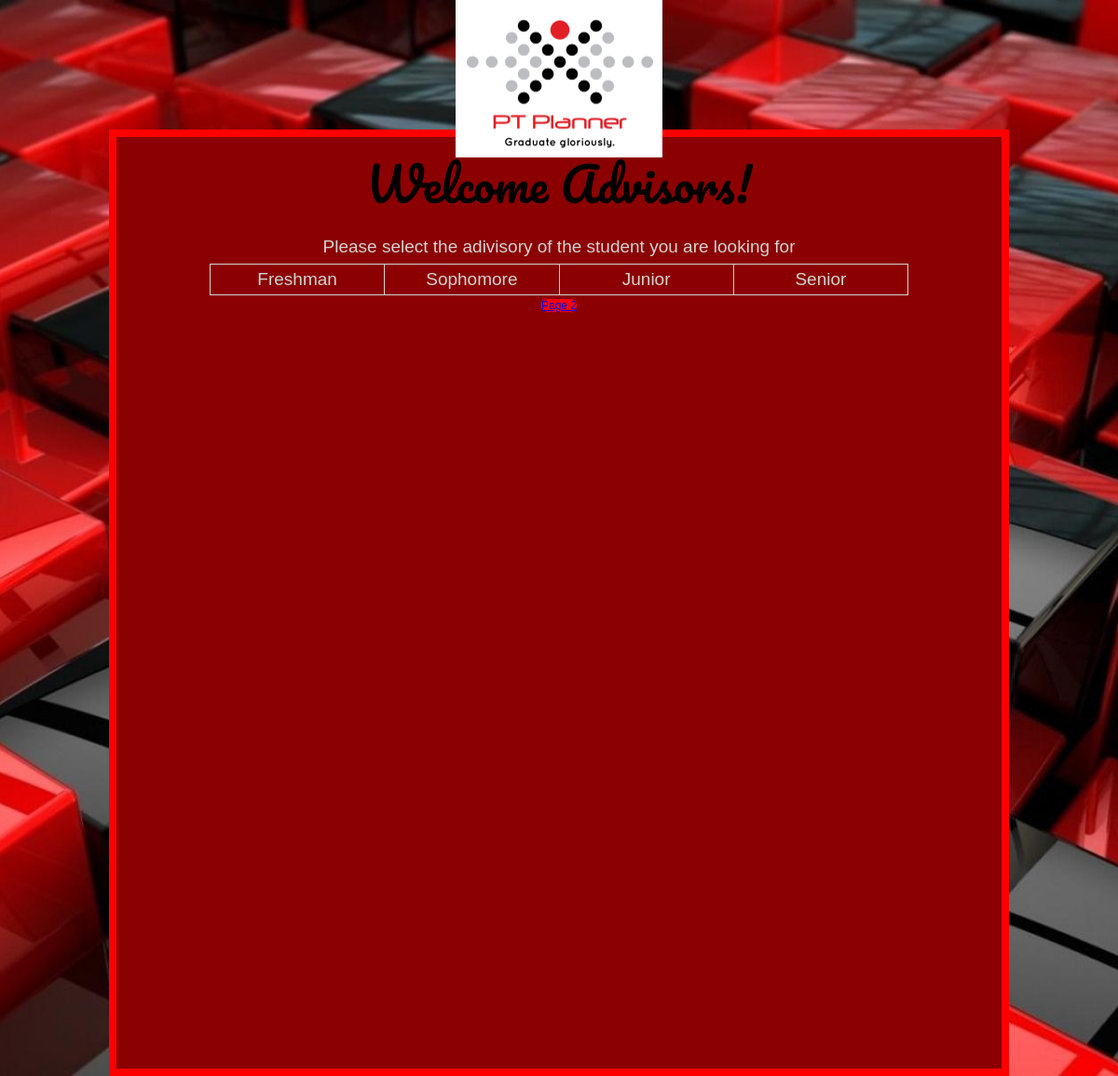
Page /page1.php on the committed database.
### tables this page shows
CREATE TABLE IF NOT EXISTS `grade_level` (
  `gradeID` int(2) NOT NULL,
  `Name` varchar(9) NOT NULL
);

### model_pages/grade_db.php (called while the page is built, shortened)
<?php
class grade_db{
public static function getGrade($gID)
{
    $db=Database::getDB();
    $query="SELECT Name FROM grade_level WHERE gradeID=$gID";
    $result=$db->query($query);
    $row=$result->fetch();
    return $row['Name'];
}
}

### page1.php (the view, shortened to what this page needs)
<?php
require('/model_pages/grade_db.php');
?>
<html >
<head>
    <link rel="stylesheet" type="text/css" href="page1.css">
</head>
<body >
<center><img src= "logo.png" alt="some_text" style="width: 222px; height: 169px  "></center>
<center><div id="logo" >
        <div class="heady"><p>Welcome Advisors!</p></div>
        <div class="sent">Please select the adivisory of the student you are looking for</div>
        <table style="width:750px">
            <tr>
                <td><?php echo grade_db::getGrade(9); ?></td>
                <td><?php echo grade_db::getGrade(10);?></td>
                <td><?php echo grade_db::getGrade(11);?></td>
                <td><?php echo grade_db::getGrade(12);?> </td>
            </tr>
        </table>
        <a class="button" href="page2.php" target="_blank">Page 2</a>
    </div>
</center>
</body>
</html>

### page1.css (style rules this page uses)
html { margin: 0; padding: 0; background: url(cool-red-black-wallpaper-backgrounds.jpg) no-repeat center center fixed; background-size: cover; }
body { font: 75% georgia, sans-serif; line-height: 1.88889; color: #555753; margin: 0; padding: 0; }
#logo { width: 950px; height:1000px; border: solid red 8px; background-color: darkred; margin-top: -30px; }
.heady { font-family: 'Pacifico'; font-size: 50px; color: black; line-height: 0px; }
table,td { border: 1px solid lightgrey; border-collapse: collapse; table-layout: fixed; }
td { text-align: center; color:lightgrey; font-size: 19px; font-family: arial; }
th,td { padding: 5px; }
.sent { font-family: arial; font-size: 19px; color: lightgrey; }
a.button { border: 1px solid darkred; background: red; border-radius: 25px; top: 20px; }

### rows in the picture
grade_level: Name "Freshman"
grade_level: Name "Sophomore"
grade_level: Name "Junior"
grade_level: Name "Senior"
